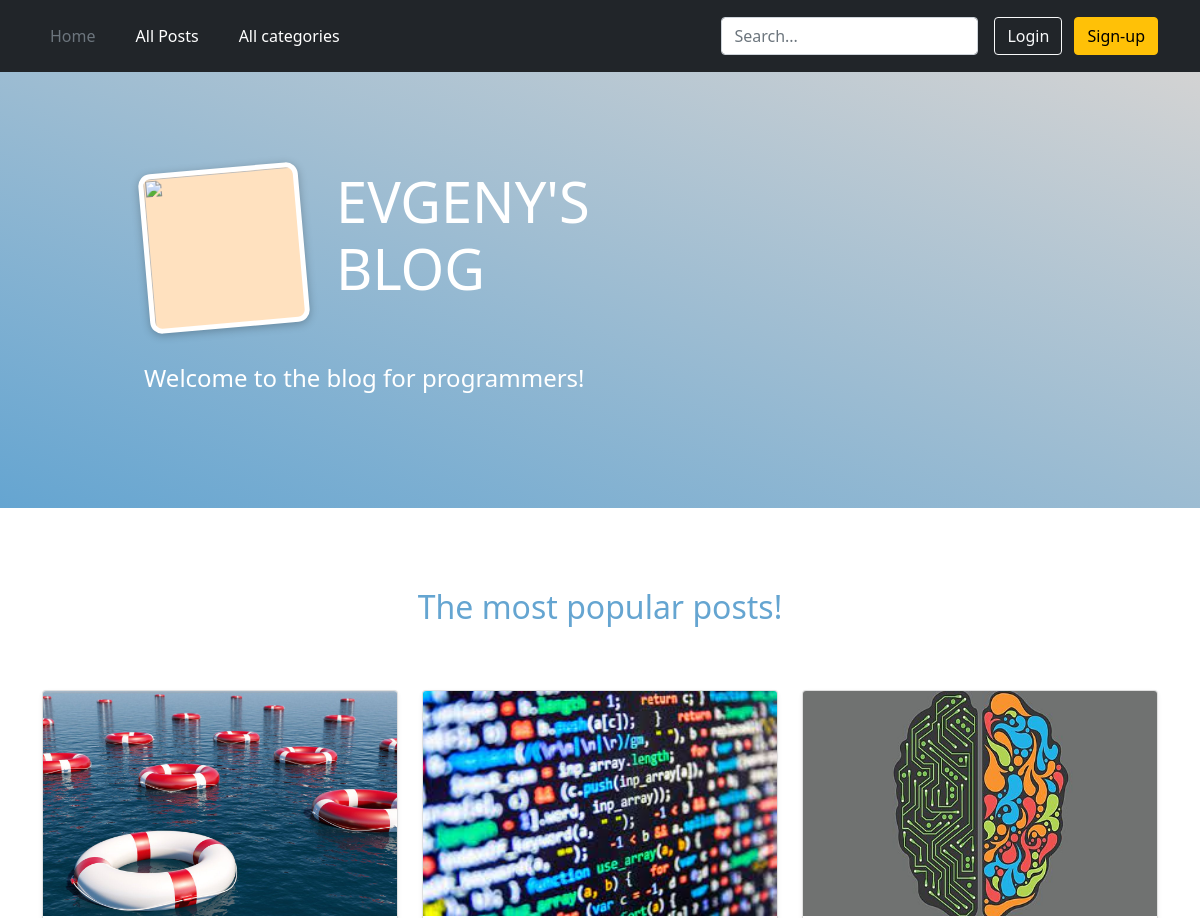
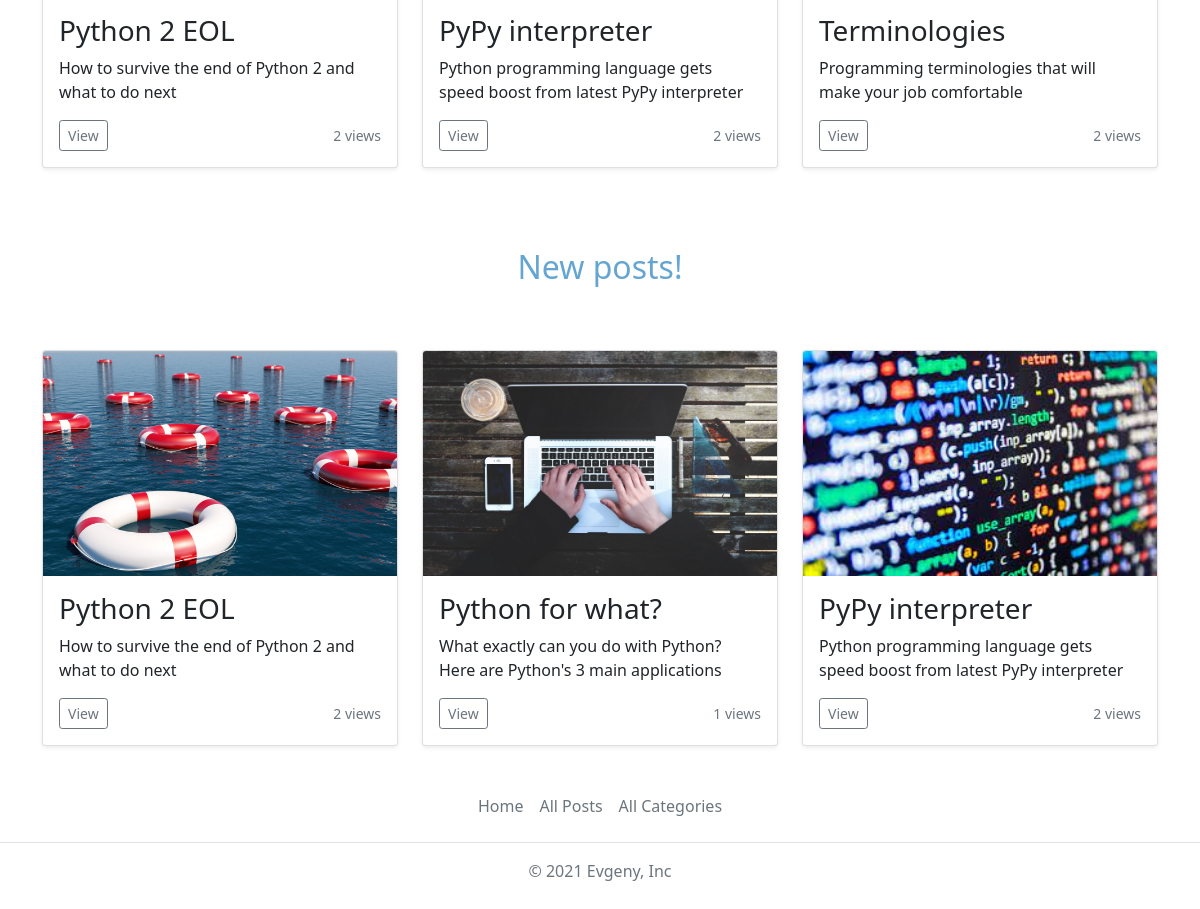
Before: / with the older database file (2 pictures, top to bottom).
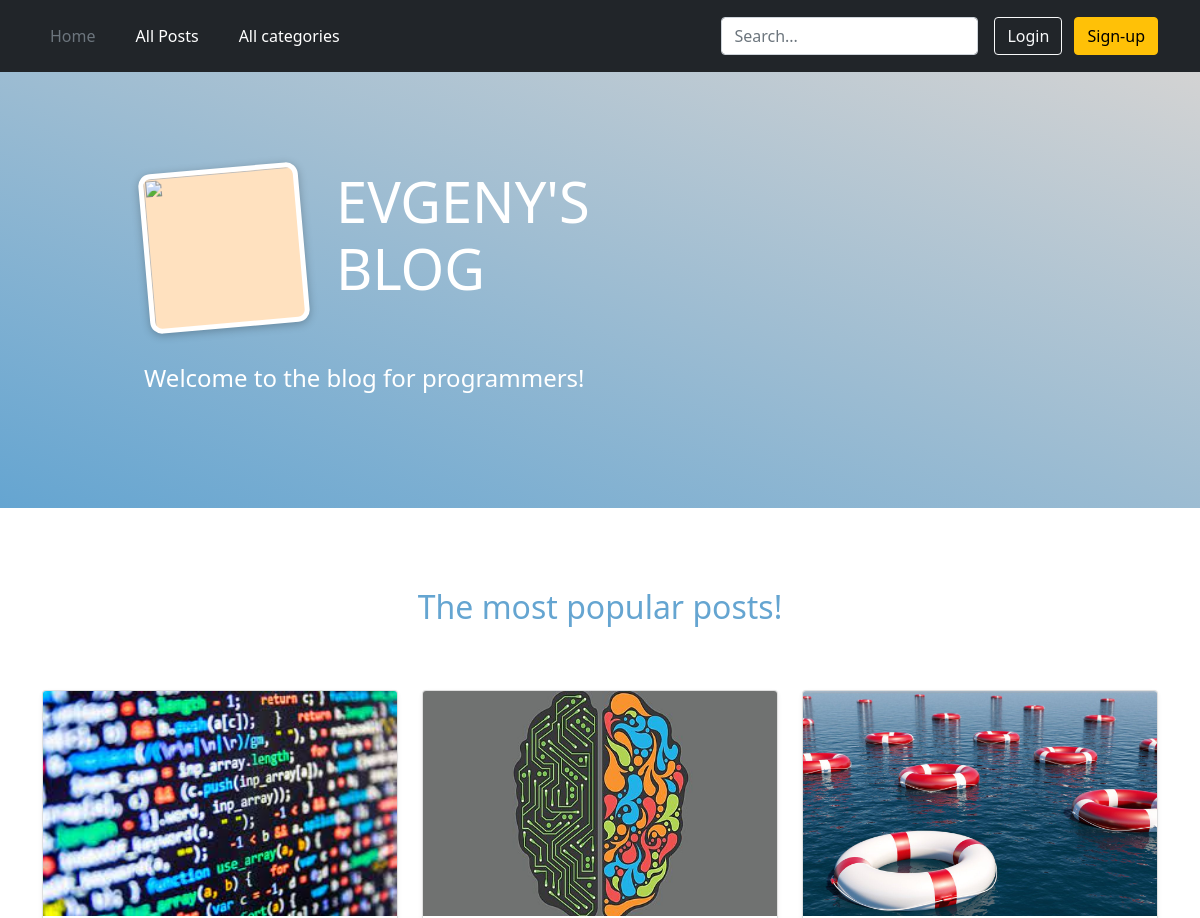
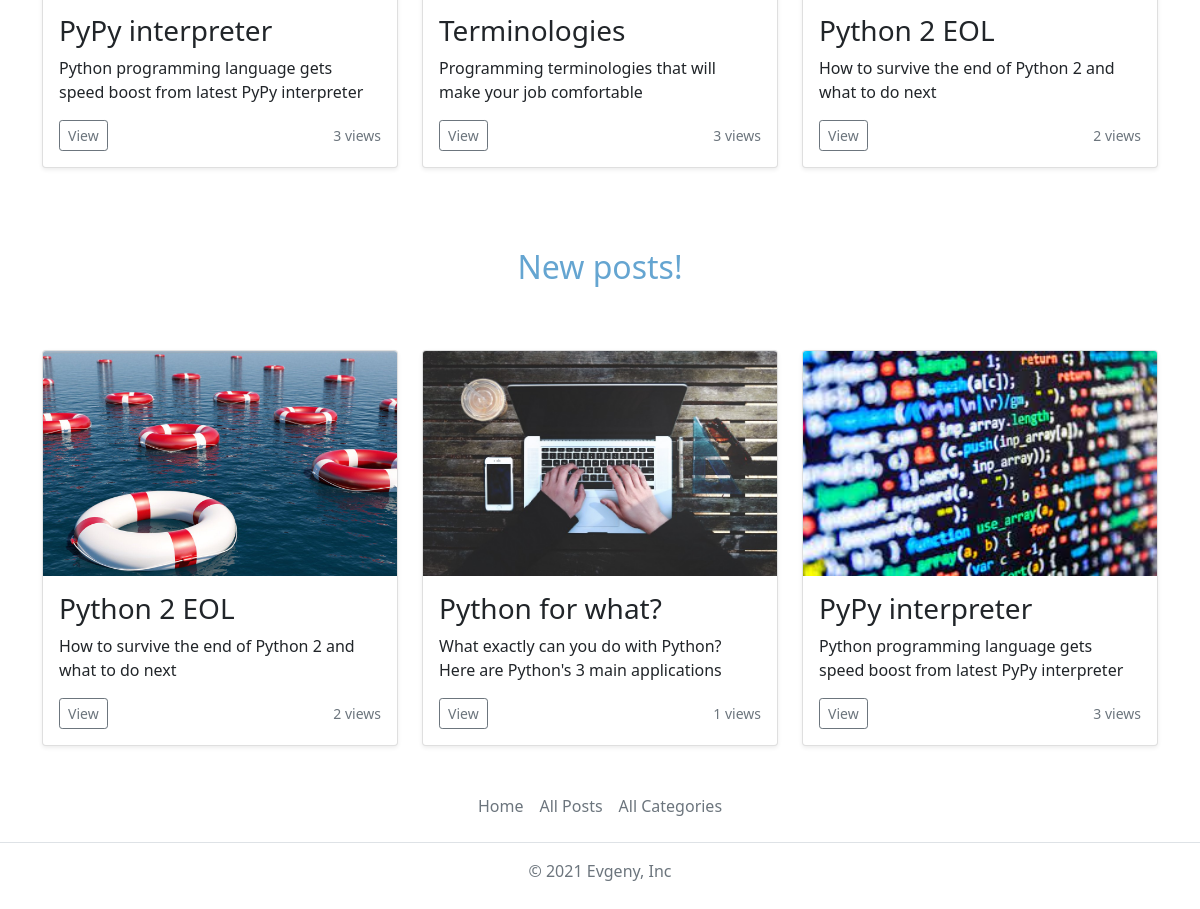
After: the same page with the newer database file (2 pictures, top to bottom).
### blog/models.py (models this page shows, shortened)
class Post(models.Model):
    title = models.CharField(max_length=20)
    views = models.IntegerField(default=0)
    excerpt = models.CharField(max_length=100)
    image = models.ImageField(upload_to='posts', null=True)
    date_time = models.DateTimeField(auto_now_add=True, null=True)
    slug = models.SlugField(unique=True)
    content = models.TextField(validators=[MinLengthValidator(10)])
    author = models.ForeignKey(Author, on_delete=models.SET_NULL, null=True, related_name="posts")
    tags = models.ManyToManyField(Tag)

### blog/views.py (the view)
# urls.py: path('', views.StartingPageView.as_view(), name='starting-page'),
class StartingPageView(View):
    def get(self, request):
        popular_posts = Post.objects.order_by('-views')[:3]
        new_posts = Post.objects.order_by('-date_time')[:3]
        context = {
            'popular_posts': popular_posts,
            'new_posts': new_posts
        }
        return render(request, 'blog/index.html', context)

### blog/templates/blog/index.html
{% extends 'base.html' %}
{% load static %}
{% block css_files %}
    <link rel="stylesheet" href="{% static 'blog/index.css' %}">
{% endblock %}
{% block content%}
    <section id="welcome">
        <div class="blog-welcome">
            <img src="{% static 'blog/images/avatar.jpeg' %}">
            <h2 class="ev">EVGENY'S BLOG</h2>
        </div>
        <p>Welcome to the blog for programmers!</p>
    </section>
    <h2 class="popular-title">The most popular posts!</h2>
    <div class="container mb">
      <div class="row">
        {% for post in popular_posts %}
        <div class="col-sm-4 mar">
            {% include 'blog/includes/post.html' %}
        </div>
        {% endfor %}
      </div>
    </div>
    <h2 class="new-title">New posts!</h2>
    <div class="container">
      <div class="row">
        {% for post in new_posts %}
        <div class="col-sm-4 mar">
            {% include 'blog/includes/post.html' %}
        </div>
        {% endfor %}
      </div>
    </div>
{% endblock %}

### blog/templates/blog/includes/post.html
{% load static %}
{% block css_files%}
    <link href="https://getbootstrap.com/docs/5.1/dist/css/bootstrap.min.css" rel="stylesheet">
{% endblock %}
 <div class="col">
  <div class="card shadow-sm">
      <img src="{{ post.image.url }}" class="bd-placeholder-img card-img-top" width="100%" height="225">
    <div class="card-body">
      <h3 class="card-text">{{ post.title }}</h3>
      <p class="card-text">{{ post.excerpt }}</p>
      <div class="d-flex justify-content-between align-items-center">
        <div class="btn-group">
            <a href="{% url 'post-detail-page' post.slug %}">
                <button type="button" class="btn btn-sm btn-outline-secondary">View</button>
            </a>
        </div>
        <small class="text-muted">{{ post.views }} views</small>
      </div>
    </div>
  </div>
 </div>

Changed rows visible on the page:
changed Post "PyPy interpreter": views "2" → "3"
changed Post "Terminologies": views "2" → "3"
shown differently, row unchanged: Post "Python 2 EOL": moves down the list
